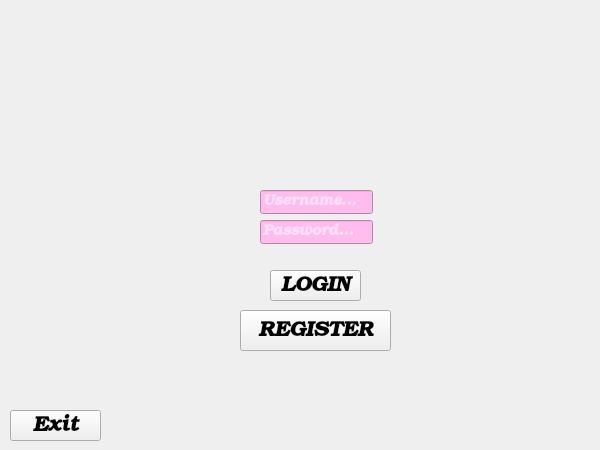
<?xml version="1.0" encoding="UTF-8"?>
<ui version="4.0">
 <class>LoginWindowClass</class>
 <widget class="QMainWindow" name="LoginWindowClass">
  <property name="windowModality">
   <enum>Qt::WindowModality::NonModal</enum>
  </property>
  <property name="geometry">
   <rect>
    <x>0</x>
    <y>0</y>
    <width>600</width>
    <height>450</height>
   </rect>
  </property>
  <property name="sizePolicy">
   <sizepolicy hsizetype="Fixed" vsizetype="Fixed">
    <horstretch>0</horstretch>
    <verstretch>0</verstretch>
   </sizepolicy>
  </property>
  <property name="minimumSize">
   <size>
    <width>600</width>
    <height>450</height>
   </size>
  </property>
  <property name="maximumSize">
   <size>
    <width>600</width>
    <height>450</height>
   </size>
  </property>
  <property name="font">
   <font>
    <family>Bookman Old Style</family>
    <pointsize>11</pointsize>
    <italic>true</italic>
    <bold>true</bold>
   </font>
  </property>
  <property name="cursor">
   <cursorShape>ArrowCursor</cursorShape>
  </property>
  <property name="focusPolicy">
   <enum>Qt::FocusPolicy::NoFocus</enum>
  </property>
  <property name="windowTitle">
   <string>The Game - Login</string>
  </property>
  <property name="styleSheet">
   <string notr="true">background-image: url(:/newPrefix/GameImages/gameImage1.jpg);
background-repeat: no-repeat;
background-position: center;
background-size: cover;</string>
  </property>
  <widget class="QWidget" name="centralWidget">
   <property name="minimumSize">
    <size>
     <width>400</width>
     <height>300</height>
    </size>
   </property>
   <property name="maximumSize">
    <size>
     <width>600</width>
     <height>450</height>
    </size>
   </property>
   <widget class="QLineEdit" name="lineEdit">
    <property name="geometry">
     <rect>
      <x>260</x>
      <y>190</y>
      <width>113</width>
      <height>24</height>
     </rect>
    </property>
    <property name="font">
     <font>
      <family>Bookman Old Style</family>
      <italic>true</italic>
      <bold>true</bold>
     </font>
    </property>
    <property name="autoFillBackground">
     <bool>false</bool>
    </property>
    <property name="styleSheet">
     <string notr="true">background-color:rgb(255, 188, 237);
color:white;
</string>
    </property>
    <property name="text">
     <string/>
    </property>
    <property name="placeholderText">
     <string>Username...</string>
    </property>
   </widget>
   <widget class="QLineEdit" name="lineEdit_2">
    <property name="geometry">
     <rect>
      <x>260</x>
      <y>220</y>
      <width>113</width>
      <height>24</height>
     </rect>
    </property>
    <property name="font">
     <font>
      <family>Bookman Old Style</family>
      <italic>true</italic>
      <bold>true</bold>
     </font>
    </property>
    <property name="styleSheet">
     <string notr="true">background-color:rgb(255, 188, 237);
color:white;</string>
    </property>
    <property name="text">
     <string/>
    </property>
    <property name="echoMode">
     <enum>QLineEdit::EchoMode::Password</enum>
    </property>
    <property name="placeholderText">
     <string>Password...</string>
    </property>
   </widget>
   <widget class="QPushButton" name="loginButton">
    <property name="geometry">
     <rect>
      <x>270</x>
      <y>270</y>
      <width>91</width>
      <height>31</height>
     </rect>
    </property>
    <property name="font">
     <font>
      <family>Bookman Old Style</family>
      <pointsize>16</pointsize>
      <italic>true</italic>
      <bold>true</bold>
     </font>
    </property>
    <property name="autoFillBackground">
     <bool>false</bool>
    </property>
    <property name="text">
     <string>LOGIN</string>
    </property>
   </widget>
   <widget class="QPushButton" name="registerButton">
    <property name="geometry">
     <rect>
      <x>240</x>
      <y>310</y>
      <width>151</width>
      <height>41</height>
     </rect>
    </property>
    <property name="font">
     <font>
      <family>Bookman Old Style</family>
      <pointsize>16</pointsize>
      <italic>true</italic>
      <bold>true</bold>
     </font>
    </property>
    <property name="text">
     <string>REGISTER</string>
    </property>
   </widget>
   <widget class="QPushButton" name="exitButton">
    <property name="geometry">
     <rect>
      <x>10</x>
      <y>410</y>
      <width>91</width>
      <height>31</height>
     </rect>
    </property>
    <property name="font">
     <font>
      <family>Bookman Old Style</family>
      <pointsize>16</pointsize>
      <italic>true</italic>
      <bold>true</bold>
     </font>
    </property>
    <property name="autoFillBackground">
     <bool>false</bool>
    </property>
    <property name="text">
     <string>Exit</string>
    </property>
   </widget>
  </widget>
 </widget>
 <layoutdefault spacing="6" margin="11"/>
 <resources>
  <include location="Resource.qrc"/>
 </resources>
 <connections/>
</ui>
